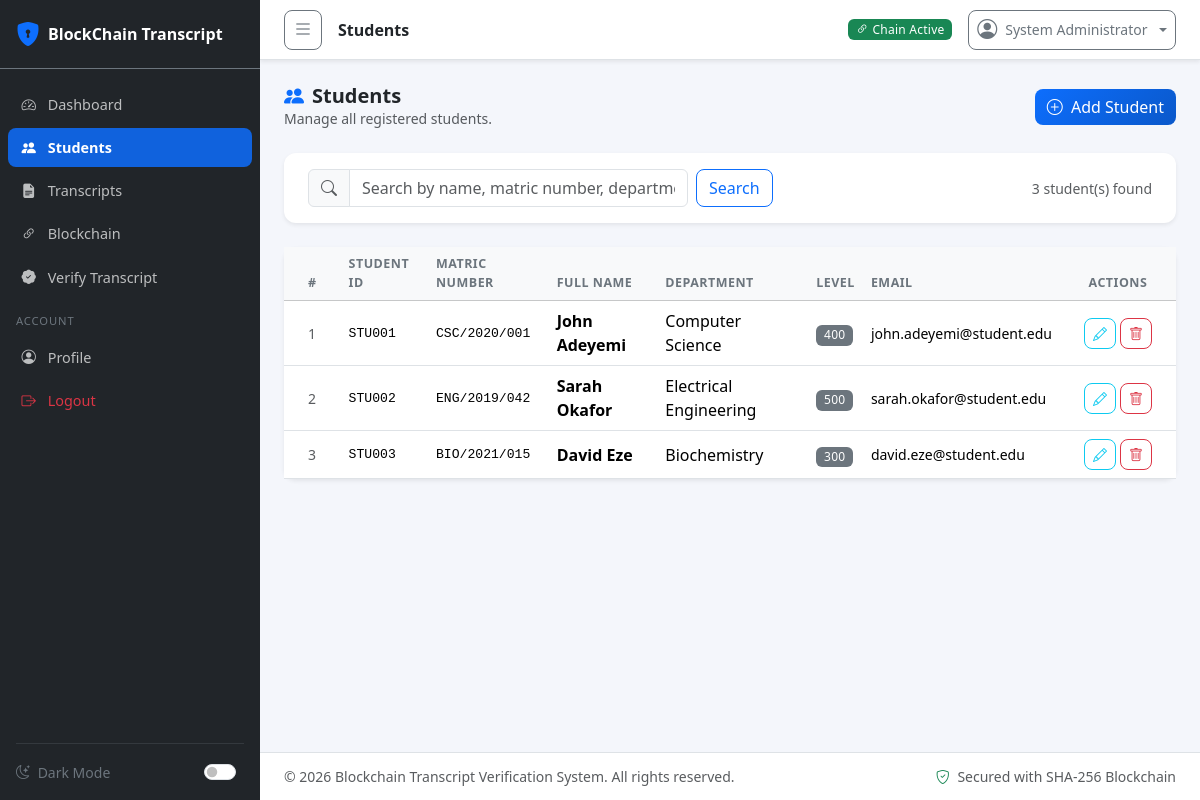
The app's page /students (signed in) with its own data.
### tables this page shows
CREATE TABLE `students` (
  `id` INT(11) UNSIGNED NOT NULL AUTO_INCREMENT,
  `student_id` VARCHAR(30) NOT NULL,
  `matric_number` VARCHAR(30) NOT NULL,
  `full_name` VARCHAR(150) NOT NULL,
  `department` VARCHAR(100) NOT NULL,
  `faculty` VARCHAR(100) NOT NULL,
  `level` VARCHAR(10) NOT NULL,
  `email` VARCHAR(150) NOT NULL,
  `created_at` DATETIME NOT NULL DEFAULT CURRENT_TIMESTAMP,
  `updated_at` DATETIME DEFAULT NULL ON UPDATE CURRENT_TIMESTAMP,
  PRIMARY KEY (`id`),
  UNIQUE KEY `student_id` (`student_id`),
  UNIQUE KEY `matric_number` (`matric_number`),
  KEY `idx_full_name` (`full_name`),
  KEY `idx_matric` (`matric_number`),
  KEY `idx_email` (`email`)
);

### core/Controller.php (called while the page is built, shortened)
<?php
abstract class Controller
{
    protected function view(string $view, array $data = [], string $layout = 'main'): void
    {
        extract($data, EXTR_SKIP);
        $file = BASE_PATH . '/app/views/' . str_replace(['.', '\\'], '/', $view) . '.php';
        require $file;
    }
    protected function get(string $key, string $default = ''): string
    {
        return isset($_GET[$key]) ? $this->clean($_GET[$key]) : $default;
    }
    protected function query(string $key, string $default = ''): string
    {
        return $this->get($key, $default);
    }
}

### app/controllers/StudentController.php (called while the page is built, shortened)
<?php
class StudentController extends Controller {
    private Student $studentModel;
    public function __construct() {
        $this->studentModel = new Student();
    }
    public function index(array $params = []): void {
        $page    = max(1, (int)($this->query('page') ?: 1));
        $perPage = 10;
        $search  = $this->query('search');
        $flash   = $this->getFlash();
        if (!empty($search)) {
            $pagination = $this->studentModel->search($search, $page, $perPage);
        } else {
            $pagination = $this->studentModel->getPaginated($page, $perPage);
        }
        $this->view('students/index', [
            'title'      => 'Students',
            'students'   => $pagination['data'],
            'pagination' => $pagination,
            'search'     => $search,
            'flash'      => $flash,
        ]);
    }
}

### core/App.php (called while the page is built, shortened)
<?php
class App
{
    private function autoload(): void
    {
        spl_autoload_register(function (string $cls): void {
            foreach ([
                BASE_PATH . '/core/',
                BASE_PATH . '/app/models/',
                BASE_PATH . '/app/controllers/',
                BASE_PATH . '/app/services/',
                BASE_PATH . '/app/middleware/',
            ] as $dir) {
                $f = $dir . $cls . '.php';
                if (file_exists($f)) { require_once $f; return; }
            }
        });
        require_once BASE_PATH . '/app/helpers/helpers.php';
    }
    public function run(): void
    {
        $router = new Router();
        $router->dispatch();
    }
}

### public/index.php (called while the page is built, shortened)
<?php
require_once __DIR__ . '/../core/App.php';
require_once __DIR__ . '/../core/Router.php';
require_once __DIR__ . '/../core/Database.php';
require_once __DIR__ . '/../core/Model.php';
require_once __DIR__ . '/../core/Controller.php';
$app = new App();
$app->run();

### app/helpers/helpers.php (called while the page is built, shortened)
<?php
function url(string $path = ''): string {
    return rtrim(BASE_URL, '/') . '/' . ltrim($path, '/');
}
function e(string $value): string {
    return htmlspecialchars($value, ENT_QUOTES, 'UTF-8');
}

### config/database.php (called while the page is built)
<?php
return [
    'host'     => $_ENV['DB_HOST'] ?? '127.0.0.1',
    'port'     => $_ENV['DB_PORT'] ?? '3306',
    'dbname'   => $_ENV['DB_NAME'] ?? 'transcript_verification',
    'username' => $_ENV['DB_USER'] ?? 'root',
    'password' => $_ENV['DB_PASS'] ?? '',
];

### core/Database.php (called while the page is built, shortened)
<?php
class Database
{
    private static ?Database $instance = null;
    private PDO $pdo;
    private function __construct()
    {
        $cfg = require BASE_PATH . '/config/database.php';
        $dsn = "mysql:host={$cfg['host']};port={$cfg['port']};dbname={$cfg['dbname']};charset=utf8mb4";
        try {
            $this->pdo = new PDO($dsn, $cfg['username'], $cfg['password'], [
                PDO::ATTR_ERRMODE            => PDO::ERRMODE_EXCEPTION,
                PDO::ATTR_DEFAULT_FETCH_MODE => PDO::FETCH_ASSOC,
                PDO::ATTR_EMULATE_PREPARES   => false,
            ]);
        } catch (PDOException $e) {
            error_log('DB Error: ' . $e->getMessage());
            die('<div style="font-family:sans-serif;padding:2rem;color:#c00">
                 <h2>Database Connection Failed</h2>
                 <p>' . (APP_ENV === 'development' ? htmlspecialchars($e->getMessage()) : 'Please contact the administrator.') . '</p>
                 </div>');
        }
    }
    public static function getInstance(): Database
    {
        if (self::$instance === null) {
            self::$instance = new Database();
        }
        return self::$instance;
    }
    public function run(string $sql, array $params = []): PDOStatement
    {
        $stmt = $this->pdo->prepare($sql);
        $stmt->execute($params);
        return $stmt;
    }
    public function row(string $sql, array $params = []): ?array
    {
        $r = $this->run($sql, $params)->fetch();
        return $r !== false ? $r : null;
    }
    public function rows(string $sql, array $params = []): array
    {
        return $this->run($sql, $params)->fetchAll();
    }
}

### core/Model.php (called while the page is built, shortened)
<?php
abstract class Model
{
    protected Database $db;
    protected string $table = '';
    public function __construct()
    {
        $this->db = Database::getInstance();
    }
    public function count(string $where = '', array $params = []): int
    {
        $sql = "SELECT COUNT(*) as c FROM {$this->table}";
        $r = $this->db->row($sql, $params);
        return (int) ($r['c'] ?? 0);
    }
    public function paginate(int $page, int $perPage, string $where = '', array $params = [], string $order = 'id DESC'): array
    {
        $offset = ($page - 1) * $perPage;
        $total  = $this->count($where, $params);
        $sql    = "SELECT * FROM {$this->table}";
        $sql .= " ORDER BY {$order} LIMIT {$perPage} OFFSET {$offset}";
        $data = $this->db->rows($sql, $params);
        $lastPage = (int) ceil($total / $perPage);
        return [
            'data'         => $data,
            'total'        => $total,
            'per_page'     => $perPage,
            'current_page' => $page,
            'last_page'    => $lastPage,
            'perPage'      => $perPage,
            'page'         => $page,
            'lastPage'     => $lastPage,
        ];
    }
}

### app/models/Student.php (called while the page is built, shortened)
<?php
class Student extends Model
{
    public function getPaginated(int $page = 1, int $pp = 10): array
    {
        return $this->listPaginated($page, $pp);
    }
    public function listPaginated(int $page = 1, int $pp = 10): array
    {
        return $this->paginate($page, $pp, '', [], 'created_at DESC');
    }
}

### app/views/students/index.php (the view, shortened to what this page needs)
<div class="d-flex align-items-center justify-content-between mb-4 flex-wrap gap-2">
    <div>
        <h5 class="fw-bold mb-0"><i class="bi bi-people-fill me-2 text-primary"></i>Students</h5>
        <p class="text-muted small mb-0">Manage all registered students.</p>
    </div>
    <a href="<?= url('students/create') ?>" class="btn btn-primary">
        <i class="bi bi-plus-circle me-1"></i> Add Student
    </a>
</div>
<div class="card border-0 shadow-sm rounded-4 mb-4">
    <div class="card-body px-4 py-3">
        <form method="GET" action="<?= url('students') ?>" class="d-flex gap-2 align-items-center flex-wrap">
            <div class="input-group" style="max-width:380px;">
                <span class="input-group-text bg-light"><i class="bi bi-search text-muted"></i></span>
                <input type="text" name="search" class="form-control"
                       placeholder="Search by name, matric number, department..."
                       value="<?= e($search ?? '') ?>">
            </div>
            <button type="submit" class="btn btn-outline-primary">Search</button>
            <span class="ms-auto text-muted small">
                <?= number_format($pagination['total']) ?> student(s) found
            </span>
        </form>
    </div>
</div>
<div class="card border-0 shadow-sm rounded-4">
    <div class="card-body p-0">
        <?php if (empty($students)): ?>
        <div class="text-center text-muted py-5">
            <i class="bi bi-people fs-1 d-block mb-3 opacity-50"></i>
            <p class="mb-0">No students found.</p>
            <?php if (!empty($search)): ?>
            <a href="<?= url('students') ?>" class="btn btn-outline-primary btn-sm mt-3">View All Students</a>
            <?php endif; ?>
        </div>
        <?php else: ?>
        <div class="table-responsive">
            <table class="table table-hover align-middle mb-0">
                <thead class="table-light">
                    <tr>
                        <th class="px-4">#</th>
                        <th>Student ID</th>
                        <th>Matric Number</th>
                        <th>Full Name</th>
                        <th>Department</th>
                        <th>Level</th>
                        <th>Email</th>
                        <th class="text-center px-4">Actions</th>
                    </tr>
                </thead>
                <tbody>
                <?php foreach ($students as $i => $student): ?>
                    <tr>
                        <td class="px-4 text-muted small">
                            <?= ($pagination['current_page'] - 1) * $pagination['per_page'] + $i + 1 ?>
                        </td>
                        <td class="font-monospace small"><?= e($student['student_id']) ?></td>
                        <td class="font-monospace small"><?= e($student['matric_number']) ?></td>
                        <td class="fw-semibold"><?= e($student['full_name']) ?></td>
                        <td><?= e($student['department']) ?></td>
                        <td><span class="badge bg-secondary"><?= e($student['level']) ?></span></td>
                        <td class="small"><?= e($student['email']) ?></td>
                        <td class="text-center px-4">
                            <div class="d-flex gap-1 justify-content-center">
                                <a href="<?= url('students/edit/' . $student['id']) ?>"
                                   class="btn btn-sm btn-outline-info" title="Edit">
                                    <i class="bi bi-pencil"></i>
                                </a>
                                <button type="button"
                                        class="btn btn-sm btn-outline-danger"
                                        data-bs-toggle="modal"
                                        data-bs-target="#deleteModal"
                                        data-student-id="<?= $student['id'] ?>"
                                        data-student-name="<?= e($student['full_name']) ?>"
                                        title="Delete">
                                    <i class="bi bi-trash"></i>
                                </button>
                            </div>
                        </td>
                    </tr>
                <?php endforeach; ?>
                </tbody>
            </table>
        </div>
        <?php endif; ?>
    </div>
</div>

### core/Router.php (shortened to what this page needs)
<?php
class Router
{
    private array $routes = [];
    private string $prefix = '';
    private array $groupMiddleware = [];
    private function add(string $method, string $path, string $handler, array $mw): void
    {
        $full    = rtrim($this->prefix . $path, '/') ?: '/';
        $pattern = '#^' . preg_replace('#\{([a-zA-Z_]+)\}#', '(?P<$1>[^/]+)', $full) . '$#';
        $this->routes[] = [
            'method'   => $method,
            'pattern'  => $pattern,
            'handler'  => $handler,
            'mw'       => array_merge($this->groupMiddleware, $mw),
        ];
    }
    public function dispatch(): void
    {
        $method = $_SERVER['REQUEST_METHOD'];
        $uri    = parse_url($_SERVER['REQUEST_URI'], PHP_URL_PATH);
        $uri = rtrim($uri, '/') ?: '/';
        foreach ($this->routes as $route) {
            if ($route['method'] !== $method) continue;
            if (!preg_match($route['pattern'], $uri, $m)) continue;
            $params = array_filter($m, 'is_string', ARRAY_FILTER_USE_KEY);
            [$ctrl, $action] = explode('@', $route['handler']);
            $this->invoke($ctrl, $action, $params);
            return;
        }
    }
    private function invoke(string $ctrl, string $action, array $params): void
    {
        $obj = new $ctrl();
        $obj->$action($params);
    }
}

### records on screen
students: id "1", student "STU001", matric_number "CSC/2020/001", full_name "John Adeyemi", department "Computer Science", level "400", email "john.adeyemi@student.edu", id "2", id "3"
students: student "STU002", matric_number "ENG/2019/042", full_name "Sarah Okafor", department "Electrical Engineering", level "500", email "sarah.okafor@student.edu"
students: student "STU003", matric_number "BIO/2021/015", full_name "David Eze", department "Biochemistry", level "300", email "david.eze@student.edu"

### other values on screen
$pagination['total'] "3"
